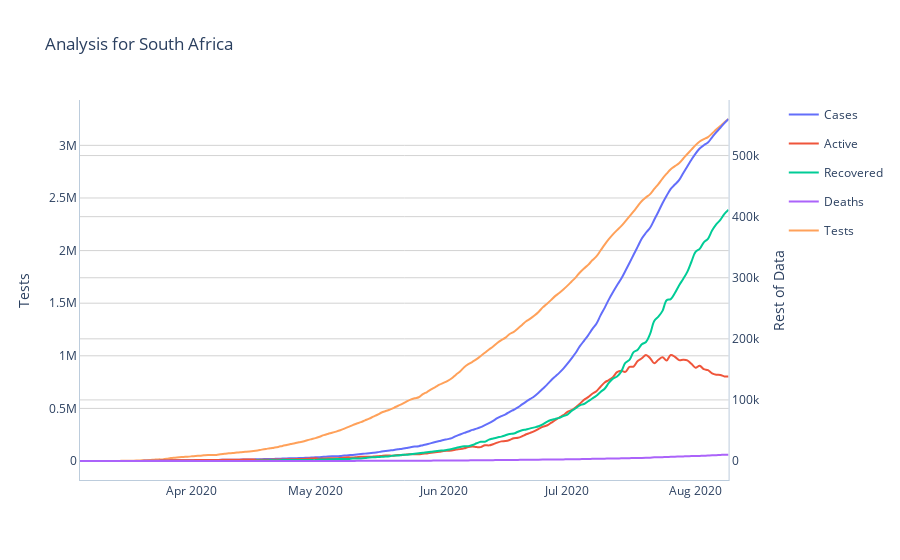

Here is the notebook cell this chart was saved with:
### Code cell
fig_analysis_sa.add_trace(px_data_sa['data'][0], secondary_y=True)
fig_analysis_sa.add_trace(px_data_sa['data'][1], secondary_y=True)
fig_analysis_sa.add_trace(px_data_sa['data'][2], secondary_y=True)
fig_analysis_sa.add_trace(px_data_sa['data'][3], secondary_y=True)
fig_analysis_sa.add_trace(px_data_sa['data'][4], secondary_y=False)

fig_analysis_sa.update_yaxes(title_text="Rest of Data", secondary_y=True)
fig_analysis_sa.update_yaxes(title_text="Tests", secondary_y=False)
fig_analysis_sa.update_layout(title="Analysis for South Africa")

fig_analysis_sa.update_layout(plot_bgcolor="#FFF",hovermode="x")

fig_analysis_sa.update_xaxes(showspikes=True, spikesnap="cursor", spikemode="across", spikethickness=1, linecolor="#BCCCDC")
fig_analysis_sa.update_yaxes(showspikes=True, spikethickness=1, linecolor="#BCCCDC", gridcolor='#D3D3D3')
fig_analysis_sa.update_layout(spikedistance=1000, hoverdistance=100)

fig_analysis_sa.update_traces(hovertemplate=None)
#plot_analysis_sa = plot(fig_analysis_sa, output_type='div', include_plotlyjs=False)

### Figure 1 — Plotly figure (JSON) as saved in the notebook; plotly's stock layout.template omitted (floating-point values rounded to 4 significant figures; data arrays with more than 128 entries replaced by an {"elided": "..."} marker saying what was removed)
{"data": [{"legendgroup": "Cases", "line": {"color": "#636efa", "dash": "solid", "shape": "spline"}, "mode": "lines", "name": "Cases", "showlegend": true, "type": "scatter", "x": {"elided": "158 str values"}, "xaxis": "x", "y": {"elided": "158 int values"}, "yaxis": "y2"}, {"legendgroup": "Active", "line": {"color": "#EF553B", "dash": "solid", "shape": "spline"}, "mode": "lines", "name": "Active", "showlegend": true, "type": "scatter", "x": {"elided": "158 str values"}, "xaxis": "x", "y": {"elided": "158 int values"}, "yaxis": "y2"}, {"legendgroup": "Recovered", "line": {"color": "#00cc96", "dash": "solid", "shape": "spline"}, "mode": "lines", "name": "Recovered", "showlegend": true, "type": "scatter", "x": {"elided": "158 str values"}, "xaxis": "x", "y": {"elided": "158 int values"}, "yaxis": "y2"}, {"legendgroup": "Deaths", "line": {"color": "#ab63fa", "dash": "solid", "shape": "spline"}, "mode": "lines", "name": "Deaths", "showlegend": true, "type": "scatter", "x": {"elided": "158 str values"}, "xaxis": "x", "y": {"elided": "158 int values"}, "yaxis": "y2"}, {"legendgroup": "Tests", "line": {"color": "#FFA15A", "dash": "solid", "shape": "spline"}, "mode": "lines", "name": "Tests", "showlegend": true, "type": "scatter", "x": {"elided": "158 str values"}, "xaxis": "x", "y": {"elided": "158 int values"}, "yaxis": "y"}], "layout": {"hoverdistance": 100, "hovermode": "x", "plot_bgcolor": "#FFF", "spikedistance": 1000, "title": {"text": "Analysis for South Africa"}, "xaxis": {"anchor": "y", "domain": [0, 0.94], "linecolor": "#BCCCDC", "showspikes": true, "spikemode": "across", "spikesnap": "cursor", "spikethickness": 1}, "yaxis": {"anchor": "x", "domain": [0, 1], "gridcolor": "#D3D3D3", "linecolor": "#BCCCDC", "showspikes": true, "spikethickness": 1, "title": {"text": "Tests"}}, "yaxis2": {"anchor": "x", "gridcolor": "#D3D3D3", "linecolor": "#BCCCDC", "overlaying": "y", "showspikes": true, "side": "right", "spikethickness": 1, "title": {"text": "Rest of Data"}}}}
